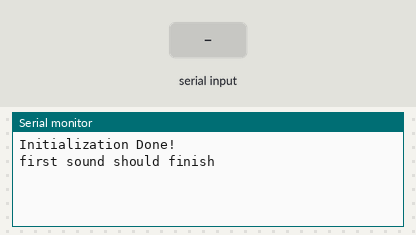
A sketch run on a simulated Arduino Mega 2560, built with avr-gcc and run on an emulated ATmega2560. Parts: the last lines printed to the serial monitor. Inputs (shaded band) come from the test bench. Storage starts empty; the audio player accepts every command and is not drawn.

Above: at 1.2 s.
1.3 s: "o" received over Serial
At 2.4 s:
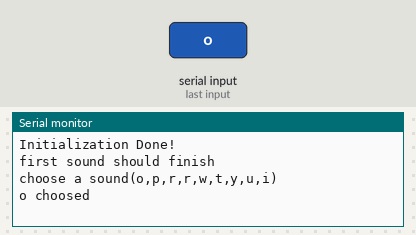
2.8 s: byte 98 ('b') received over Serial
At 3.5 s:
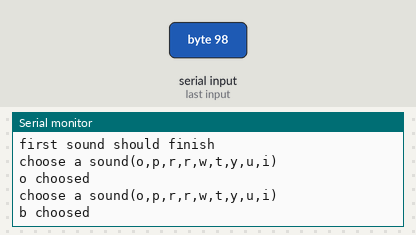
4.3 s: "r" received over Serial
At 4.7 s:
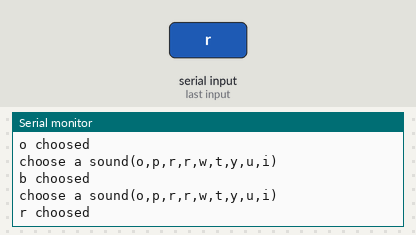
5.8 s: "q" received over Serial
At 7.0 s:
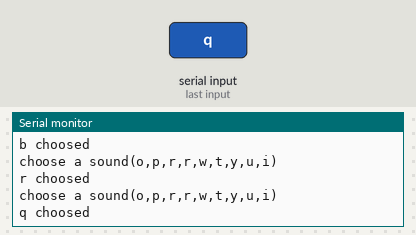
7.3 s: "p" received over Serial
At 8.2 s:
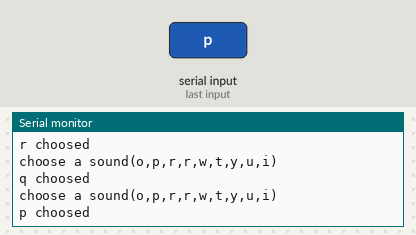
8.8 s: "w" received over Serial
At 9.3 s:
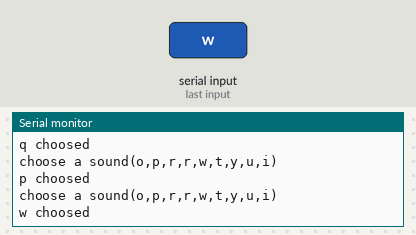

Measured:
- after the input at 1.3 s, the serial monitor: prints a new line at once (image 1)
- after the input at 2.8 s, the serial monitor: prints a new line at once (image 2)
- after the input at 4.3 s, the serial monitor: prints a new line at once (image 3)
- after the input at 5.8 s, the serial monitor: prints a new line at once (image 4)
- after the input at 7.3 s, the serial monitor: prints a new line at once (image 5)
- after the input at 8.8 s, the serial monitor: prints a new line at once (image 6)

The sketch:

testAudioLibrary2.ino
```cpp
#include <SPI.h>
#include <SD.h>                      // need to include the SD library
#define SD_ChipSelectPin 53  //example uses hardware SS pin 53 on Mega2560
//#define SD_ChipSelectPin 10  //using digital pin 4 on arduino nano 328
#include <TMRpcm.h>           //  also need to include this library...

TMRpcm tmrpcm;   // create an object for use in this sketch
char mychar;

void setup(){

  tmrpcm.speakerPin = 46; //11 on Mega, 9 on Uno, Nano, etc

  Serial.begin(9600);//boolean SDClass::begin(uint8_t csPin, int8_t mosi, int8_t miso, int8_t sck) {

  if (!SD.begin(SD_ChipSelectPin)) {  // see if the card is present and can be initialized:
  //if (!SD.begin(53,51,50,52)) {
    Serial.println("SD fail");
    return;   // don't do anything more if not
  }

/*  bool begin = false;
  while (!begin) {  // see if the card is present and can be initialized:
      begin = SD.begin(SD_ChipSelectPin);
      if (!begin) {
          Serial.println("SD fail");
      }
  }*/
  Serial.println("Initialization Done!");
  tmrpcm.setVolume(5);
  tmrpcm.play("pacman.wav"); //the sound file "music" will play each time the arduino powers up, or is reset
  Serial.println("first sound should finish");
}

void loop(){

  if(Serial.available()){
    Serial.println("choose a sound(o,p,r,r,w,t,y,u,i)");
    mychar = Serial.read();

    if(mychar == 'o'){ //send the letter p over the serial monitor to start playback
      Serial.println("o choosed");
      tmrpcm.play("1.wav");
    } else if(mychar == 'r'){ //send the letter p over the serial monitor to start playback
      Serial.println("r choosed");
      tmrpcm.play("2.wav");
    } else if(mychar == 'q'){ //send the letter p over the serial monitor to start playback
      Serial.println("q choosed");
      tmrpcm.play("3.wav");
    } else if(mychar == 'p'){
      Serial.println("p choosed");
      tmrpcm.play("4.wav");
    }
    else if(mychar == 'w'){ //send the letter p over the serial monitor to start playback
      Serial.println("w choosed");
      tmrpcm.play("5.wav");
    }
    else if(mychar == 't'){ //send the letter p over the serial monitor to start playback
      Serial.println("t choosed");
      tmrpcm.play("6.wav");
    }
    else if(mychar == 'y'){ //send the letter p over the serial monitor to start playback
      Serial.println("y choosed");
      tmrpcm.play("pacman.wav");
    }
    else if(mychar == 'u'){ //send the letter p over the serial monitor to start playback
      Serial.println("u choosed");
      tmrpcm.play("output_new.wav");
    }
    else if(mychar == 'i'){ //send the letter p over the serial monitor to start playback
      Serial.println("i choosed");
      tmrpcm.play("whyhere.wav");
    }
    else if(mychar == 'd'){ //send the letter p over the serial monitor to start playback
      Serial.println("d choosed");
      tmrpcm.play("boom.wav");
    }
    else if(mychar == 'b'){ //send the letter p over the serial monitor to start playback
      Serial.println("b choosed");
      tmrpcm.play("game_over.wav");
    }
  }

}
```
